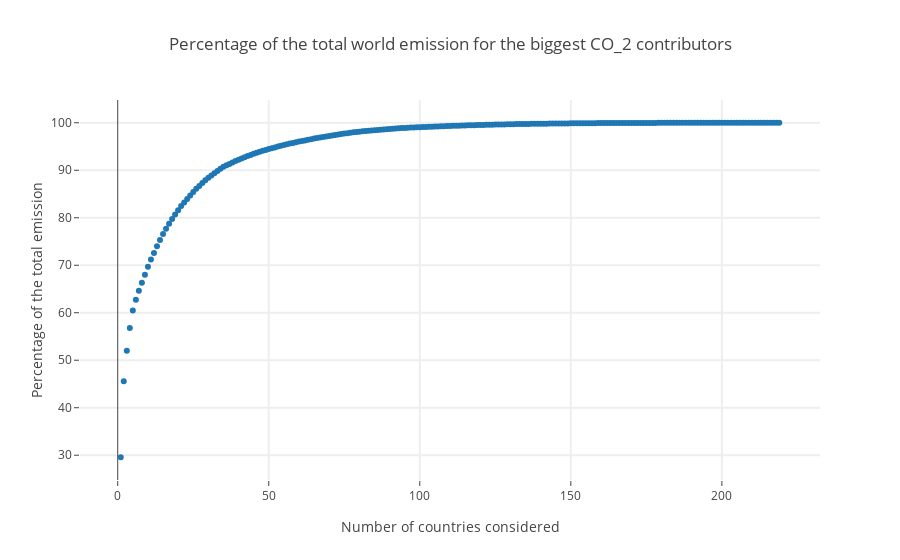

The cell this chart's notebook holds for it:
### Markdown cell above
That dependence is shown on the plot below. For example, we can see that the biggest 40 contributors make up 92% of the total CO_2 emission. The biggest 80 contributors make up 98% of the world's CO_2 emission.

### Code cell
trace0 = go.Scatter(
    x = percentege_emissions_2014['number of countries'],
    y = percentege_emissions_2014['percentage_co2'],
    mode = 'markers',
    name = 'markers'
)

data = [trace0]

layout= go.Layout(
    title= 'Percentage of the total world emission for the biggest CO_2 contributors',
    xaxis= dict(
        title= 'Number of countries considered',
        ticklen= 5,
        gridwidth= 2,
    ),
    yaxis=dict(
        title= 'Percentage of the total emission',
        ticklen= 5,
        gridwidth= 2,
    ),
    showlegend= False
)
fig= go.Figure(data=data, layout=layout)
plotly.offline.iplot(fig)

### Figure 1 — Plotly figure (JSON) as saved in the notebook; plotly's stock layout.template omitted (floating-point values rounded to 4 significant figures; data arrays with more than 128 entries replaced by an {"elided": "..."} marker saying what was removed)
{"data": [{"mode": "markers", "name": "markers", "type": "scatter", "x": {"elided": "219 int values"}, "y": {"elided": "219 float values"}}], "layout": {"showlegend": false, "title": "Percentage of the total world emission for the biggest CO_2 contributors", "xaxis": {"gridwidth": 2, "ticklen": 5, "title": "Number of countries considered"}, "yaxis": {"gridwidth": 2, "ticklen": 5, "title": "Percentage of the total emission"}}}
